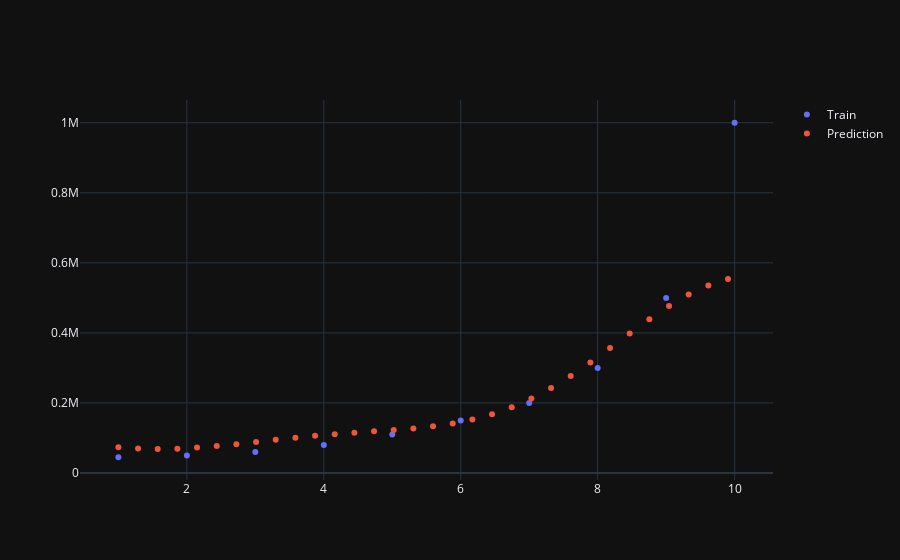

Notebook cell for this chart:
### Code cell
fig = go.Figure([
    go.Scatter(x=s_x.inverse_transform(x).squeeze(), y=s_y.inverse_transform(y).squeeze(), name='Train', mode='markers'),
    go.Scatter(x=s_x.inverse_transform(x_grid).squeeze(), y=s_y.inverse_transform(reg_svr.predict(x_grid)).squeeze(), name='Prediction', mode='markers'),
])
fig.update_layout(template='plotly_dark')
fig.show()

### Figure 1 — Plotly figure (JSON) as saved in the notebook; plotly's stock layout.template omitted (floating-point values rounded to 4 significant figures)
{"data": [{"mode": "markers", "name": "Train", "type": "scatter", "x": [1, 2.0, 3, 4, 5, 6, 7, 8, 9, 10], "y": [45000, 50000, 60000, 80000, 110000, 150000, 200000, 300000, 500000, 1000000.0]}, {"mode": "markers", "name": "Prediction", "type": "scatter", "x": [1, 1.287, 1.574, 1.862, 2.149, 2.436, 2.723, 3.011, 3.298, 3.585, 3.872, 4.16, 4.447, 4.734, 5.021, 5.308, 5.596, 5.883, 6.17, 6.457, 6.745, 7.032, 7.319, 7.606, 7.893, 8.181, 8.468, 8.755, 9.042, 9.33, 9.617, 9.904], "y": [73470.0, 69820.0, 68600.0, 69600.0, 72510.0, 76930.0, 82400.0, 88440.0, 94620.0, 100600.0, 106000.0, 110900.0, 115100.0, 119000.0, 122900.0, 127400.0, 133300.0, 141400.0, 152600.0, 167700.0, 187500.0, 212400.0, 242400.0, 277100.0, 315600.0, 356600.0, 398500.0, 439300.0, 477000.0, 509600.0, 535600.0, 553700.0]}], "layout": {}}
